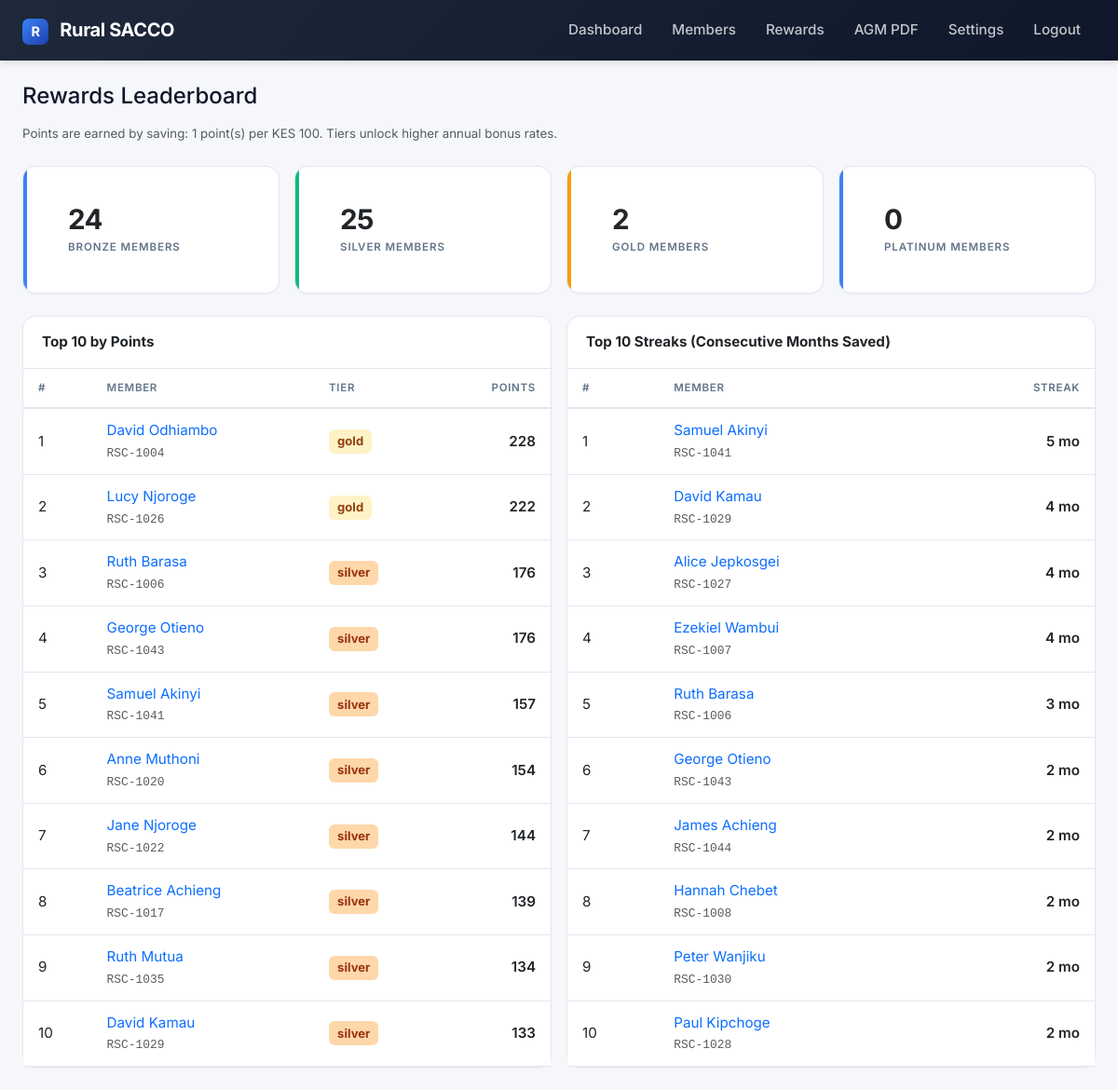
The app's page /rewards/ (signed in) with its own data.
### app/models/sacco_settings.py (models this page shows)
class SaccoSettings(db.Model):
    __tablename__ = "sacco_settings"
    id = db.Column(db.Integer, primary_key=True)
    sacco_name = db.Column(db.String(120), default="Rural SACCO")
    share_value = db.Column(db.Numeric(12, 2), default=100)
    dividend_rate = db.Column(db.Float, default=0.15)
    savings_interest_base = db.Column(db.Float, default=0.005)
    bonus_rate_savings = db.Column(db.Float, default=0.01)
    bonus_tiers = db.Column(db.Text, default='[{"min_balance":0,"bonus_rate":0.005},{"min_balance":10000,"bonus_rate":0.010},{"min_balance":50000,"bonus_rate":0.015},{"min_balance":100000,"bonus_rate":0.020}]')
    reward_points_per_100_kes = db.Column(db.Integer, default=1)
    streak_bonus_kes = db.Column(db.Numeric(12, 2), default=500)
    referral_bonus_kes = db.Column(db.Numeric(12, 2), default=200)
    tier_silver = db.Column(db.Integer, default=50)
    tier_gold = db.Column(db.Integer, default=200)
    tier_platinum = db.Column(db.Integer, default=500)
    min_monthly_deposit = db.Column(db.Numeric(12, 2), default=100)
    updated_at = db.Column(db.DateTime, default=datetime.utcnow, onupdate=datetime.utcnow)
    @staticmethod
    def get():
        s = SaccoSettings.query.first()
        if not s:
            s = SaccoSettings()
            db.session.add(s)
            db.session.commit()
        return s

### app/models/reward.py (models this page shows)
class RewardAccount(db.Model):
    __tablename__ = "reward_accounts"
    id = db.Column(db.Integer, primary_key=True)
    member_id = db.Column(db.Integer, db.ForeignKey("members.id"),
                          unique=True, nullable=False, index=True)
    points = db.Column(db.Integer, default=0)
    tier = db.Column(db.String(20), default="bronze")
    streak_months = db.Column(db.Integer, default=0)
    last_deposit_month = db.Column(db.String(7))
    total_bonus_earned = db.Column(db.Numeric(12, 2), default=0)
    last_bonus_year = db.Column(db.Integer)
    updated_at = db.Column(db.DateTime, default=datetime.utcnow,
                           onupdate=datetime.utcnow)

### app/models/member.py (models this page shows)
class Member(db.Model):
    __tablename__ = "members"
    id = db.Column(db.Integer, primary_key=True)
    member_number = db.Column(db.String(20), unique=True, nullable=False, index=True)
    full_name = db.Column(db.String(120), nullable=False)
    phone = db.Column(db.String(20), unique=True, nullable=False, index=True)
    national_id = db.Column(db.String(20), unique=True)
    join_date = db.Column(db.Date, default=datetime.utcnow)
    status = db.Column(db.String(20), default="active")
    savings_balance = db.Column(db.Numeric(12, 2), default=0)
    shares = db.Column(db.Integer, default=0)
    trust_score = db.Column(db.Float, default=50.0)
    default_rank = db.Column(db.String(1), default="C")
    language_preference = db.Column(db.String(5), default="sw")
    consent_given = db.Column(db.Boolean, default=False)
    created_at = db.Column(db.DateTime, default=datetime.utcnow)
    updated_at = db.Column(db.DateTime, default=datetime.utcnow, onupdate=datetime.utcnow)

### app/routes/rewards.py (the view)
@rewards_bp.route("/")
@login_required
def index():
    data = leaderboard(limit=10)
    settings = SaccoSettings.get()
    return render_template("rewards/leaderboard.html", settings=settings, **data)

### app/services/auth.py (called while the page is built)
def login_required(f):
    @wraps(f)
    def wrapped(*args, **kwargs):
        if not session.get("user_id"):
            flash("Please log in first.", "warning")
            return redirect(url_for("auth.login"))
        return f(*args, **kwargs)
    return wrapped

### app/services/rewards_engine.py (called while the page is built)
def leaderboard(limit=10):
    rows = (db.session.query(Member, RewardAccount)
            .join(RewardAccount, RewardAccount.member_id == Member.id)
            .filter(Member.status == "active"))
    by_points = rows.order_by(RewardAccount.points.desc()).limit(limit).all()
    by_streak = rows.order_by(RewardAccount.streak_months.desc(),
                              RewardAccount.points.desc()).limit(limit).all()
    tier_counts = {t: 0 for t in ("bronze", "silver", "gold", "platinum")}
    for (tier,) in db.session.query(RewardAccount.tier).all():
        if tier in tier_counts:
            tier_counts[tier] += 1
    return {"by_points": by_points, "by_streak": by_streak, "tier_counts": tier_counts}

### app/templates/rewards/leaderboard.html (shortened to what this page needs)
{% extends "base.html" %}
{% block content %}
<h4 class="mb-3">Rewards Leaderboard</h4>
<p class="text-muted small mb-4">Points are earned by saving: {{ settings.reward_points_per_100_kes }} point(s) per KES 100. Tiers unlock higher annual bonus rates.</p>
<div class="row g-3 mb-4">
    {% for tier, count in tier_counts.items() %}
    <div class="col-md-3">
        <div class="card stat-card {% if tier == 'platinum' %}primary{% elif tier == 'gold' %}warning{% elif tier == 'silver' %}success{% endif %}">
            <div class="card-body">
                <div class="stat-value">{{ count }}</div>
                <div class="stat-label">{{ tier|title }} Members</div>
            </div>
        </div>
    </div>
    {% endfor %}
</div>
<div class="row g-3">
    <div class="col-lg-6">
        <div class="card">
            <div class="card-header"><strong>Top 10 by Points</strong></div>
            <div class="table-responsive">
                <table class="table table-sm table-hover mb-0">
                    <thead><tr><th>#</th><th>Member</th><th>Tier</th><th class="text-end">Points</th></tr></thead>
                    <tbody>
                        {% for member, acct in by_points %}
                        <tr>
                            <td>{{ loop.index }}</td>
                            <td><a href="{{ url_for('members.detail', member_id=member.id) }}" class="text-decoration-none">{{ member.full_name }}</a><br><small class="text-muted mono">{{ member.member_number }}</small></td>
                            <td><span class="rank-badge rank-{{ {'bronze':'E','silver':'D','gold':'C','platinum':'A'}[acct.tier] }}">{{ acct.tier }}</span></td>
                            <td class="text-end fw-semibold">{{ acct.points }}</td>
                        </tr>
                        {% endfor %}
                    </tbody>
                </table>
            </div>
        </div>
    </div>
    <div class="col-lg-6">
        <div class="card">
            <div class="card-header"><strong>Top 10 Streaks (Consecutive Months Saved)</strong></div>
            <div class="table-responsive">
                <table class="table table-sm table-hover mb-0">
                    <thead><tr><th>#</th><th>Member</th><th class="text-end">Streak</th></tr></thead>
                    <tbody>
                        {% for member, acct in by_streak %}
                        <tr>
                            <td>{{ loop.index }}</td>
                            <td><a href="{{ url_for('members.detail', member_id=member.id) }}" class="text-decoration-none">{{ member.full_name }}</a><br><small class="text-muted mono">{{ member.member_number }}</small></td>
                            <td class="text-end fw-semibold">{{ acct.streak_months }} mo {% if acct.streak_months >= 12 %}<span class="status-pill status-success ms-1">🔥 12+</span>{% endif %}</td>
                        </tr>
                        {% endfor %}
                    </tbody>
                </table>
            </div>
        </div>
    </div>
</div>
{% endblock %}

### app/static/css/app.css (style rules this page uses)
:root { --bg: #f5f7fb; --surface: #ffffff; --text: #0f172a; --muted: #64748b; --border: #e5e7eb; --primary: #3b82f6; --success: #10b981; --warning: #f59e0b; --danger: #ef4444; --radius: 14px; --shadow-sm: 0 1px 2px rgba(15,23,42,0.04); --shadow: 0 4px 12px rgba(15,23,42,0.06); }
body { background: var(--bg); font-family: 'Inter', -apple-system, sans-serif; color: var(--text); font-size: 0.95rem; }
.card { border: 1px solid var(--border); border-radius: var(--radius); box-shadow: var(--shadow-sm); background: var(--surface); }
.card-header { background: transparent; border-bottom: 1px solid var(--border); padding: 1rem 1.25rem; font-size: 0.95rem; }
.card-body { padding: 1.25rem; }
.stat-card { position: relative; background: var(--surface); border: 1px solid var(--border); border-radius: var(--radius); box-shadow: var(--shadow-sm); padding: 1.25rem 1.5rem 1.25rem 1.75rem; overflow: hidden; transition: transform 0.15s, box-shadow 0.15s; height: 100%; }
.stat-card::before { content: ''; position: absolute; top: 0; left: 0; width: 4px; height: 100%; background: var(--primary); }
.stat-card.success::before { background: var(--success); }
.stat-card.warning::before { background: var(--warning); }
.stat-card .stat-value { font-size: 1.85rem; font-weight: 700; letter-spacing: -0.02em; line-height: 1.1; margin-bottom: 0.35rem; }
.stat-card .stat-label { font-size: 0.72rem; text-transform: uppercase; letter-spacing: 0.08em; color: var(--muted); font-weight: 600; }
.rank-badge { display: inline-flex; align-items: center; justify-content: center; min-width: 30px; height: 26px; padding: 0 9px; border-radius: 6px; font-weight: 700; font-size: 0.82rem; }
.rank-C { background: #fef3c7; color: #92400e; }
.rank-D { background: #fed7aa; color: #9a3412; }
.table thead th { font-size: 0.72rem; text-transform: uppercase; letter-spacing: 0.06em; font-weight: 600; color: var(--muted); border-bottom: 2px solid var(--border) !important; padding: 0.75rem 1rem; }
.table tbody td { padding: 0.75rem 1rem; vertical-align: middle; border-color: var(--border); }
.mono { font-family: 'JetBrains Mono', Consolas, monospace; font-size: 0.85em; }

### records on screen
SaccoSettings: reward_points_per_100_kes "1"
RewardAccount: count "24", tier "BRONZE"
Member: full_name "David Odhiambo", member_number "RSC-1004", tier "gold", points "228"
Member: full_name "Lucy Njoroge", member_number "RSC-1026", tier "gold", points "222"
Member: full_name "Ruth Barasa", member_number "RSC-1006", tier "silver", points "176", streak_months "3"
Member: full_name "George Otieno", member_number "RSC-1043", tier "silver", points "176", streak_months "2"
Member: full_name "Samuel Akinyi", member_number "RSC-1041", tier "silver", points "157", streak_months "5"
Member: full_name "Anne Muthoni", member_number "RSC-1020", tier "silver", points "154"
Member: full_name "Jane Njoroge", member_number "RSC-1022", tier "silver", points "144"
Member: full_name "Beatrice Achieng", member_number "RSC-1017", tier "silver", points "139"
Member: full_name "Ruth Mutua", member_number "RSC-1035", tier "silver", points "134"
Member: full_name "David Kamau", member_number "RSC-1029", tier "silver", points "133", streak_months "4"
Member: full_name "Alice Jepkosgei", member_number "RSC-1027", streak_months "4"
Member: full_name "Ezekiel Wambui", member_number "RSC-1007", streak_months "4"
Member: full_name "James Achieng", member_number "RSC-1044", streak_months "2"
Member: full_name "Hannah Chebet", member_number "RSC-1008", streak_months "2"
Member: full_name "Peter Wanjiku", member_number "RSC-1030", streak_months "2"
Member: full_name "Paul Kipchoge", member_number "RSC-1028", streak_months "2"

### other values on screen
{{ count }} "25" "2" "0"
{{ tier|title }} "SILVER" "GOLD" "PLATINUM"
